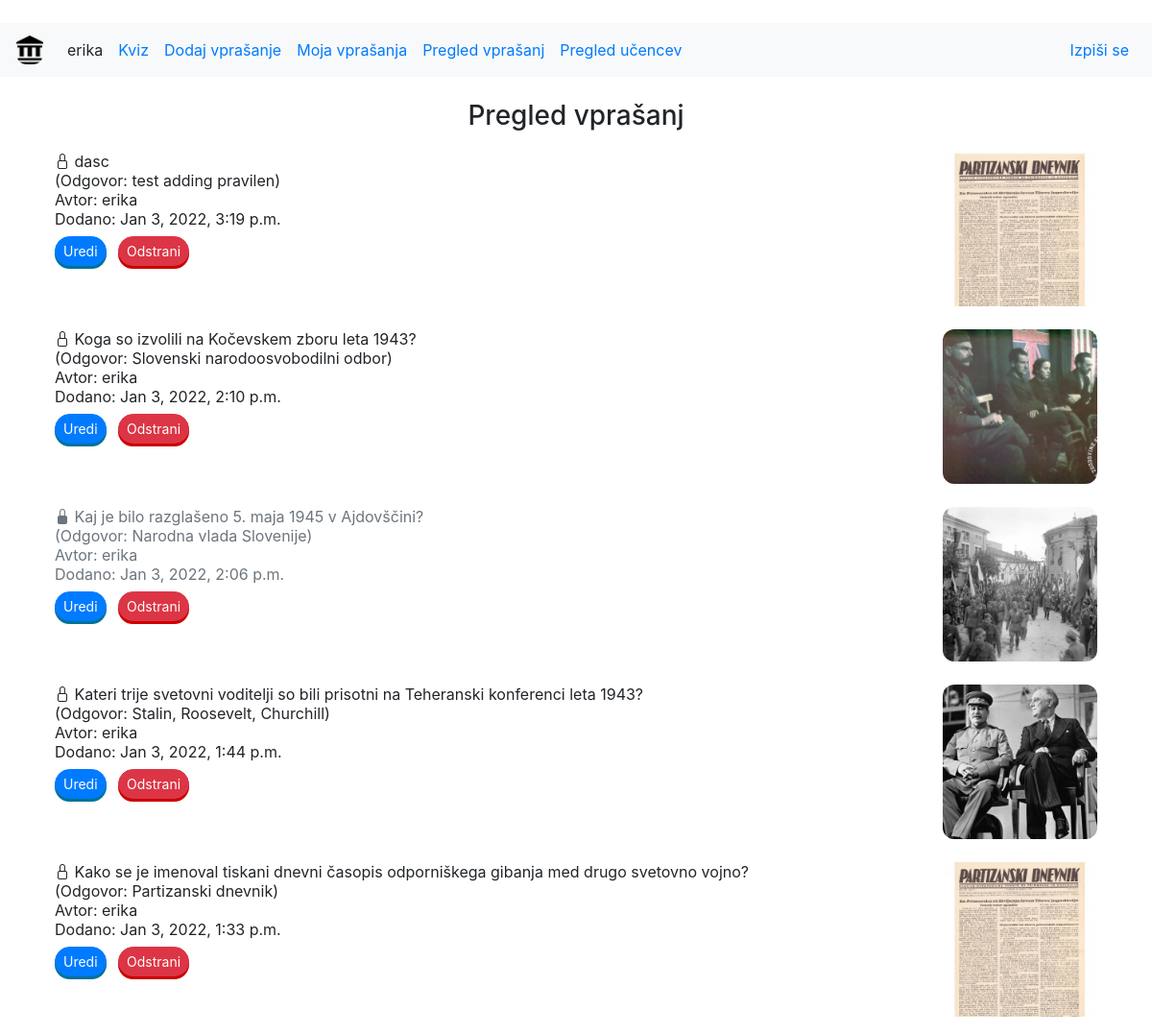
The page /pregled_vprasanj (signed in, upper part) on the database as committed earlier.
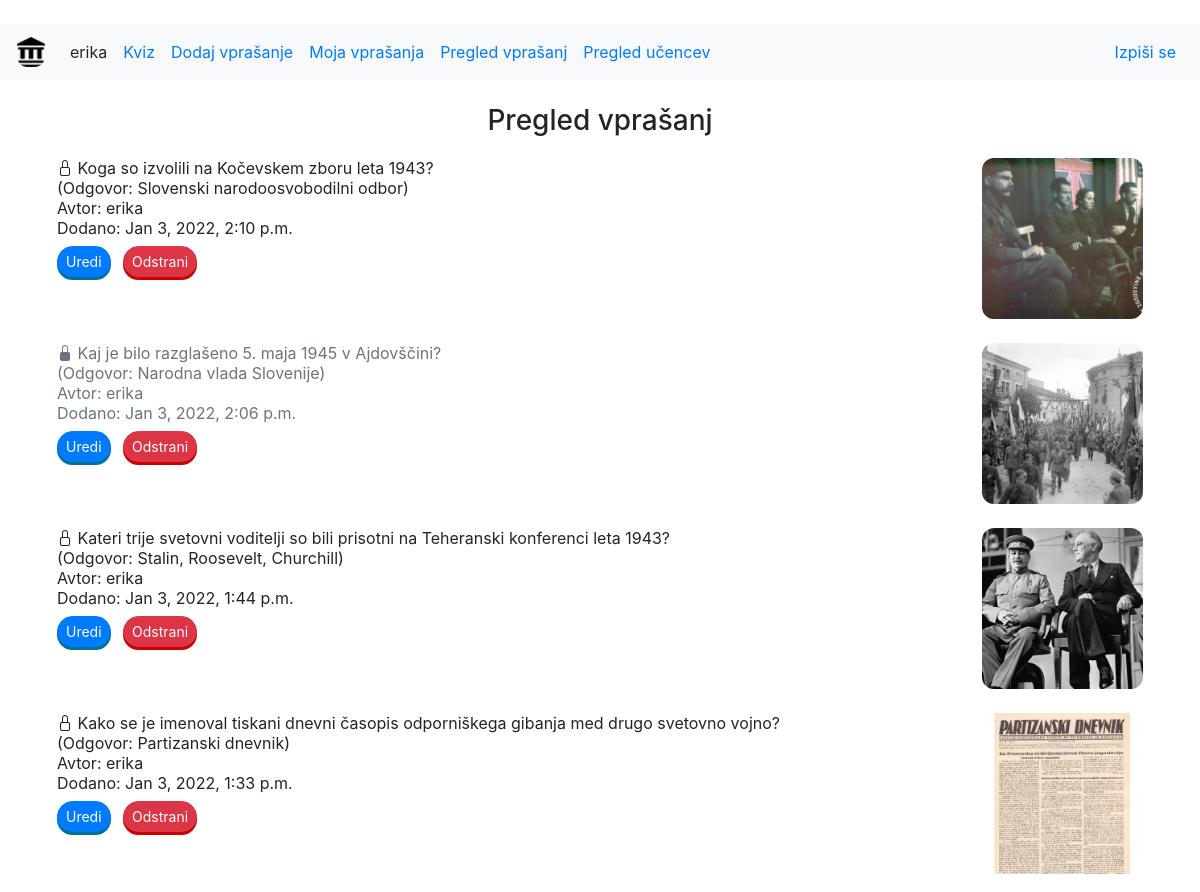
The same page on the database as committed later.
### zgodovinakviz/models.py (models this page shows, shortened)
class Vprasanje(models.Model):
    author = models.ForeignKey(Uporabnik, on_delete=models.SET_NULL, null=True)
    vprasanje = models.CharField(max_length=1000)
    pravilen_odgovor = models.CharField(max_length=1000)
    napacen_odgovor_1 = models.CharField(max_length=1000)
    napacen_odgovor_2 = models.CharField(max_length=1000)
    namig = models.CharField(max_length=1000)
    slika = models.ForeignKey(Slika, on_delete=models.SET_NULL, null=True)
    slika_name = models.CharField(max_length=1000, default="")
    created_date = models.DateTimeField(default=timezone.now)
    published_date = models.DateTimeField(blank=True, null=True)
    locked = models.BooleanField(default=False)

class Uporabnik(models.Model):
    user = models.OneToOneField(settings.AUTH_USER_MODEL, on_delete=models.CASCADE)
    level = models.ForeignKey(Level, on_delete=models.SET_NULL, null=True)
    ucitelj = models.BooleanField(default=False)
    locked = models.BooleanField(default=False)

class Slika(models.Model):
    slika = models.ImageField(upload_to='images/')

### zgodovinakviz/views.py (the view)
# urls.py: path('pregled_vprasanj', views.pregled_vprasanj, name='pregled_vprasanj'),
@login_required
def pregled_vprasanj(request):
    if not Uporabnik.objects.get(user=request.user).ucitelj:
        return redirect("kviz")
    vprasanja = Vprasanje.objects.all().order_by('-created_date')
    return render(request, 'zgodovinakviz/questions_overview_ucitelj.html', {'vprasanja': vprasanja,
                                                                     'title': 'Pregled vprašanj',
                                                                     'uporabnik': Uporabnik.objects.get(user=request.user)})

### zgodovinakviz/templates/zgodovinakviz/questions_overview_ucitelj.html (shortened to what this page needs)
{% extends 'zgodovinakviz/base.html' %}
{% block content %}
<div class="container mt-4">
    <h3 class="text-center">Pregled vprašanj</h3>
    <table class="table table-borderless">
        <tbody>
            {% for v in vprasanja %}
            <tr>
                <td class="text-left col-9 col-lg-10 {% if v.locked %}text-muted{%endif%}">
                    {% if v.locked %}
                    <i data-toggle="modal" data-target="#modalUnlock{{v.pk}}" class="teacher bi bi-lock-fill"></i>
                    {% else %}
                    <i data-toggle="modal" data-target="#modalLock{{v.pk}}" class="teacher bi bi-lock"></i>
                    {% endif %}
                    {{v.vprasanje}}<br>
                    (Odgovor: {{v.pravilen_odgovor}})<br>
                    Avtor: {{v.author.user.username}}<br>
                    Dodano: {{v.created_date}}<br>
                    <a role="button" href="{% url 'uredi' pk=v.pk %}" class="btn btn-primary btn-sm mt-2">Uredi</a>
                    <button data-toggle="modal" data-target="#modalDelete{{v.pk}}" class="btn btn-danger btn-sm ml-2 mt-2">Odstrani</button>
                </td>
                <td class="text-right">
                    <img src="{{v.slika.slika.url}}" class="img-fluid">
                </td>
            </tr>
            {% endfor %}
        </tbody>
    </table>
</div>
{% endblock %}

Rows that differ between the two databases and show on the page:
removed Vprasanje: vprasanje "dasc", pravilen_odgovor "test adding pravilen", author.user.username "erika", created_date "Jan 3, 2022, 3:19 p.m.", slika.slika (picture)
